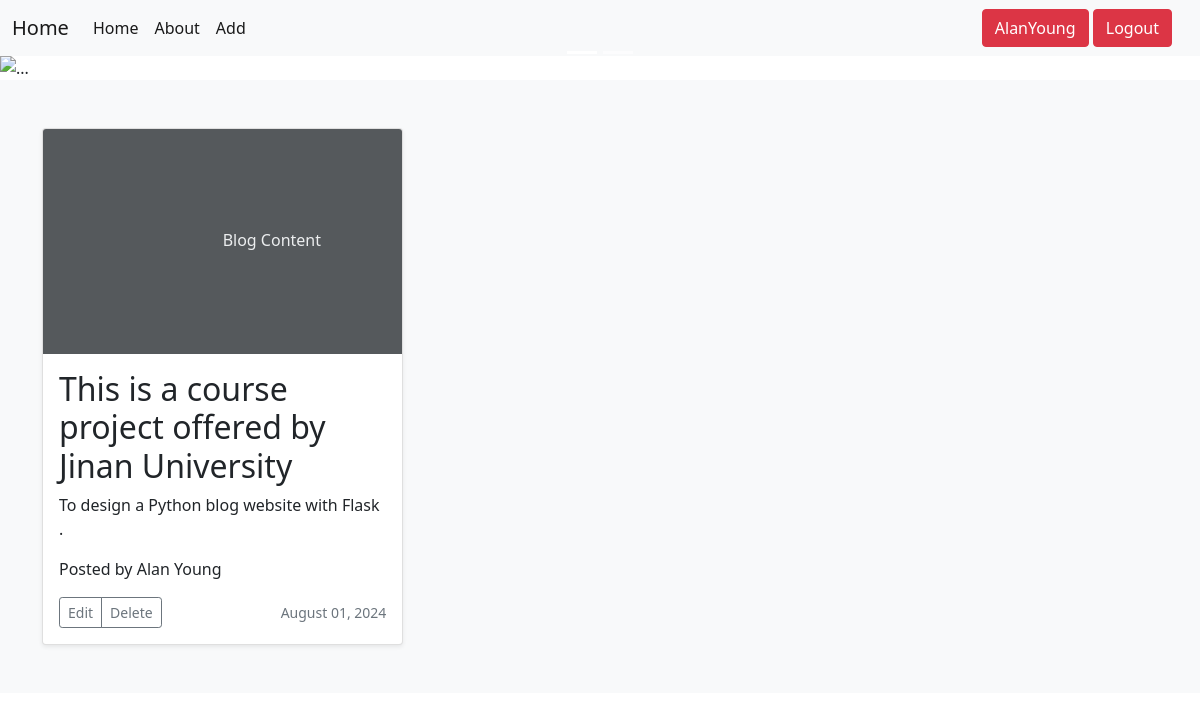
Page / (signed in) on the earlier database version.
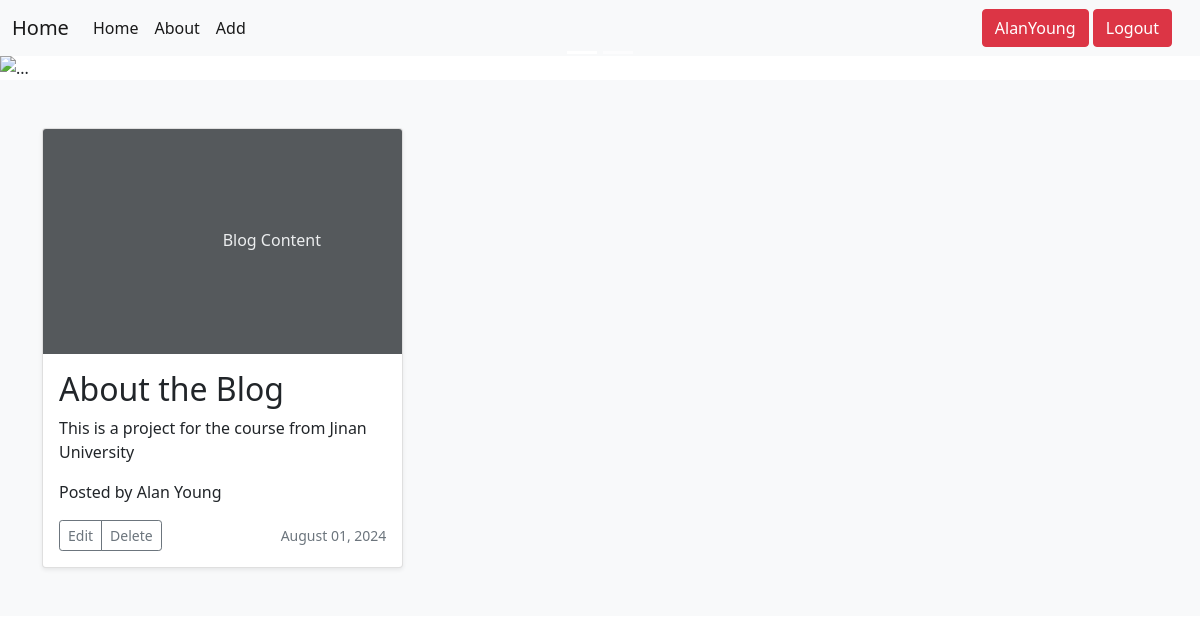
Same page on the later database version.
### app.py (models this page shows)
class User(db.Model, UserMixin):
    id = db.Column(db.Integer, primary_key=True)
    username = db.Column(db.String(20), nullable=False, unique=True)
    password = db.Column(db.String(80), nullable=False)

class GFGBLOG(db.Model):
    id = db.Column(db.Integer, primary_key=True)
    title = db.Column(db.String(50))
    author = db.Column(db.String(20))
    post_date = db.Column(db.DateTime)
    content = db.Column(db.Text)

### app.py (the view)
@app.route("/")
def hello_world():
    if current_user.is_authenticated:
        article = GFGBLOG.query.order_by(GFGBLOG.post_date.desc()).all()
        print(f"User '{current_user.username}' is authenticated")
    else:
        article = []
        print("User is not authenticated")
    name = current_user.username if current_user.is_authenticated else "guest"
    return render_template('index.html', article=article, name=name)

### app.py (called while the page is built)
@login_manager.user_loader
def load_user(user_id):
    return User.query.get(int(user_id))

### templates/index.html (shortened to what this page needs)
<!doctype html>
<html lang="en">
<head>
    <link href="https://cdn.jsdelivr.net/npm/bootstrap@5.0.2/dist/css/bootstrap.min.css" rel="stylesheet"
>
</head>
<body>
<div id="part1">
    <nav class="navbar navbar-expand-lg navbar-light bg-light">
        <div class="container-fluid">
            <a class="navbar-brand" href="#">Home</a>
            <div class="collapse navbar-collapse" id="navbarScroll">
                <ul class="navbar-nav me-auto my-2 my-lg-0 navbar-nav-scroll" style="--bs-scroll-height: 100px;">
                    <li class="nav-item">
                        <a class="nav-link active" aria-current="page" href="/">Home</a>
                    </li>
                    <li class="nav-item">
                        <a class="nav-link active" href="{{ url_for('about') }}">About</a>
                    </li>
                    <li class="nav-item">
                        <a class="nav-link active" href="{{ url_for('addpost') }}" tabindex="-1">Add</a>
                    </li>
                </ul>
                <div class="mx-3">
                    {% if name == "guest" %}
                    <a class="btn btn-danger" href="{{ url_for('login') }}">Login</a>
                    {% else %}
                    <a class="btn btn-danger" href="#">{{name}}</a>
                    <a class="btn btn-danger" href="{{ url_for('logout') }}">Logout</a>
                    {% endif %}
                </div>
            </div>
        </div>
    </nav>
</div>
<div id="part2">
    <div id="carouselExampleCaptions" class="carousel slide" data-bs-ride="carousel">
        <div class="carousel-indicators">
            <button type="button" data-bs-target="#carouselExampleCaptions" data-bs-slide-to="0" class="active"
                    aria-current="true" aria-label="Slide 1"></button>
            <button type="button" data-bs-target="#carouselExampleCaptions" data-bs-slide-to="1" aria-label="Slide 2"></button>
        </div>
        <div class="carousel-inner">
            <div class="carousel-item active">
                <img src="../static/home-bg.jpg" class="d-block w-100" alt="...">
                <div class="carousel-caption d-none d-md-block">
                </div>
            </div>
        </div>
    </div>
</div>
<div id="part3">
    <div class="album py-5 bg-light">
        <div class="container">
            <div class="row row-cols-1 row-cols-sm-2 row-cols-md-3 g-3">
                {% for articles in article %}
                <div class="col">
                    <div class="card shadow-sm">
                        <svg class="bd-placeholder-img card-img-top" width="100%" height="225"
                             xmlns="http://www.w3.org/2000/svg" role="img" aria-label="Placeholder: Blog Content"
                             preserveAspectRatio="xMidYMid slice" focusable="false">
                            <text x="50%" y="50%" fill="#eceeef" dy=".3em">Blog Content</text>
                        </svg>
                        <div class="card-body">
                            <h2 class="post-title">{{ articles.title }}</h2>
                            <p class="card-text">{{ articles.content }}</p>
                            <p class="post-meta">Posted by {{ articles.author }}</p>
                            <div class="d-flex justify-content-between align-items-center">
                                <div class="btn-group">
                                    {% if name != "guest" %}
                                    <a href="/update/{{articles.id}}" type="button" class="btn btn-sm btn-outline-secondary">Edit</a>
                                    <a href="/delete/{{articles.id}}" type="button" class="btn btn-sm btn-outline-secondary">Delete</a>
                                    {% endif %}
                                </div>
                                <small class="text-muted">{{ articles.post_date.strftime('%B %d, %Y') }}</small>
                            </div>
                        </div>
                    </div>
                </div>
                {% endfor %}
            </div>
        </div>
    </div>
</div>
</body>
</html>

Differences in the rows shown:
changed GFGBLOG "Alan Young": title "This is a course project offered by Jinan University" → "About the Blog"; content "To design a Python blog website with Flask ." → "This is a project for the course from Jinan University"
